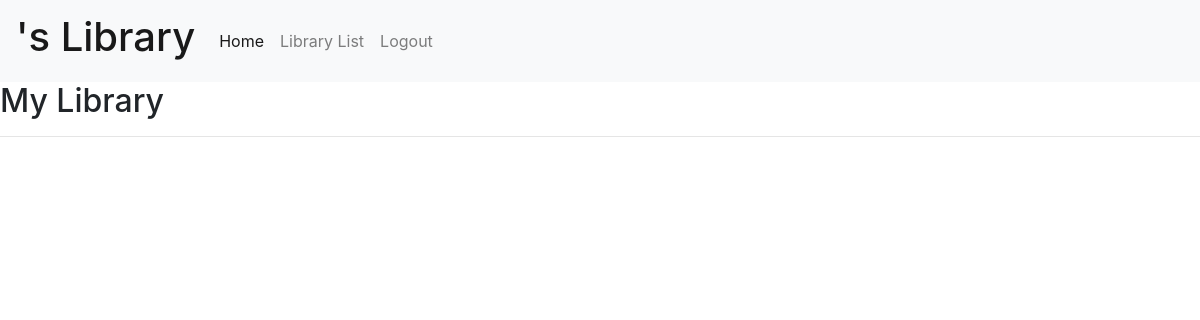
Page /mybooks/ (signed in) on the earlier database version.
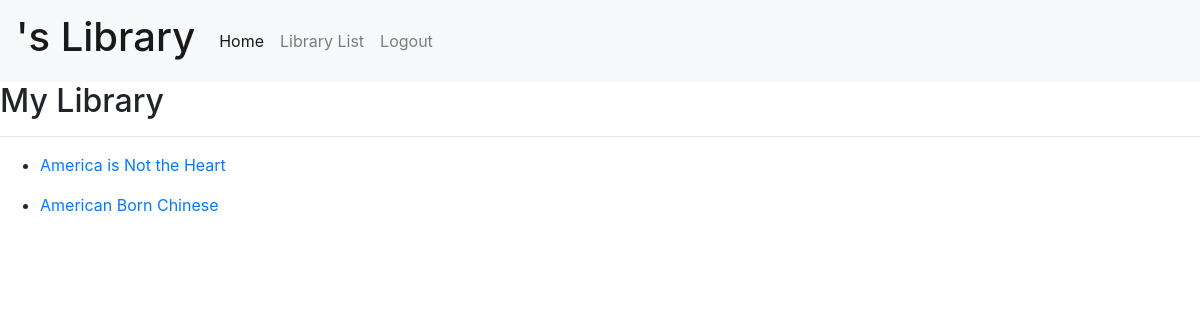
Same page on the later database version.
### lib_app/models.py (models this page shows, shortened)
class Checkout(models.Model):
    book = models.ForeignKey(Book, on_delete=models.SET_NULL, null = True)
    borrower = models.ForeignKey(get_user_model(), on_delete= models.SET_NULL, null=True, blank=True)
    checkout_date = models.DateTimeField(default=timezone.now)
    due_date = models.DateTimeField(blank=True, null=True)
    checked_out = models.BooleanField(default=False)

class Book(models.Model):
    author = models.CharField(max_length = 200)
    title = models.CharField(max_length = 200)
    desp = models.TextField(max_length = 2000, blank=True)
    def __str__(self):
        return self.title
    class Meta:
        ordering = ['title']

### lib_app/views.py (the view)
# urls.py: path('mybooks/', views.my_books, name="my_books"),
def my_books (request):
    books = Checkout.objects.filter(borrower=request.user)
    context = {
        'books':books,
    }
    return render(request,'lib_app/my_books.html', context)

### templates/lib_app/my_books.html
{% extends 'base.html' %}
{% block content %}
<div class="POST">
    <h2> My Library </h2>
    <hr>
    {% for book in books %}
        <ul>
            <li><a href="{% url 'book_details' book.id %}">{{ book.book }}</a></li>
        </ul>
    {% endfor %}
</div>
{% endblock %}

Differences in the rows shown:
added Checkout: book "America is Not the Heart"
added Checkout: book "American Born Chinese"
